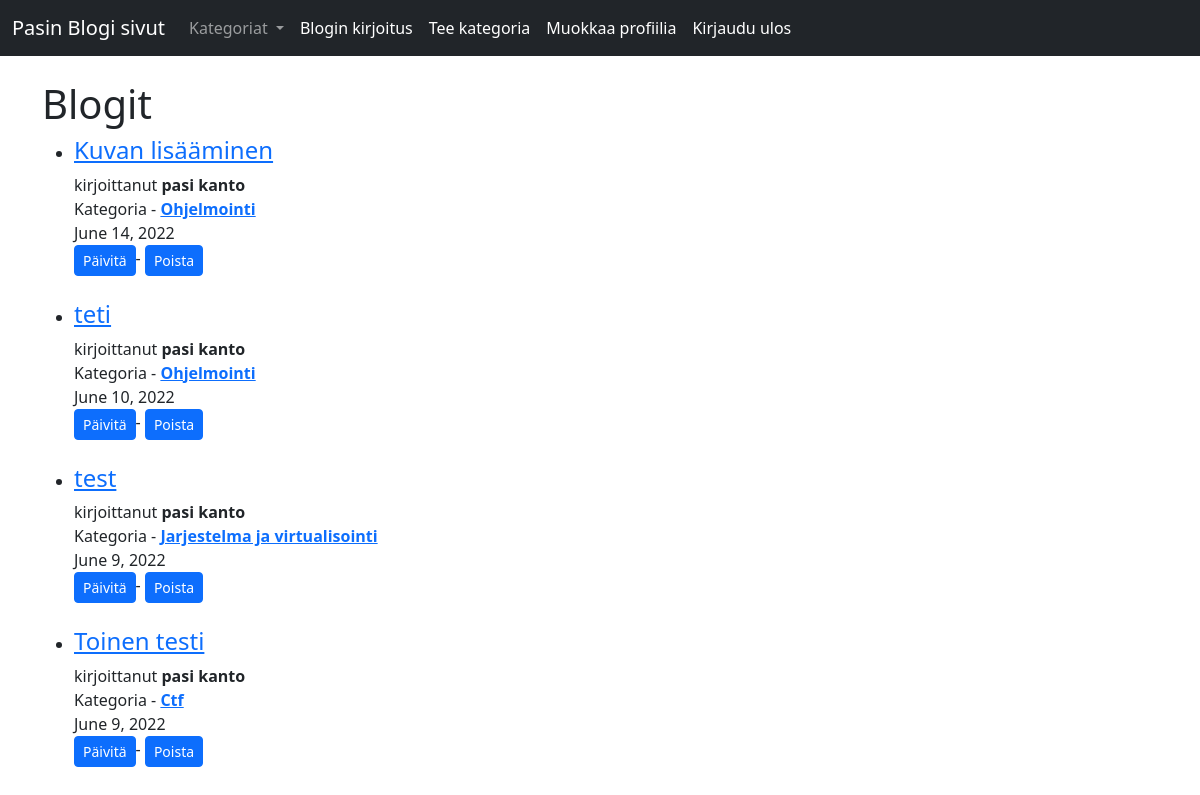
The app's page / (signed in) with its own data.
### blogi/models.py (models this page shows, shortened)
class Post(models.Model):
  title = models.CharField(max_length = 255)
  author = models.ForeignKey(User, on_delete= models.CASCADE)
  kategoria = models.CharField(max_length = 255, default = 'ei kategoriaa')
  body = RichTextField(blank = True, null = True)
  kuvan_malli = models.ImageField(null=True, blank=True, upload_to ='images/')#kuvan lisäys malli blogin teko sivulle
  julkaisu = models.DateField(auto_now_add= True)
  likes = models.ManyToManyField(User, related_name='blogi_posts')

### blogi/views.py (the view)
# urls.py: path('', HomeView.as_view(), name= 'home'),
class HomeView(ListView):
  model = Post
  template_name = 'home.html'
  kats = Kategoria.objects.all()
  ordering = ['-julkaisu']
  def get_context_data(self, *args, **kwargs):
    kat_lista = Kategoria.objects.all()
    context = super(HomeView, self).get_context_data(*args, **kwargs)
    context["kat_lista"] = kat_lista
    return context

### blogi/models.py (called while the page is built)
  def __str__(self):
    return self.nimi

### blogi/templates/home.html
{%extends 'base.html'%}
{% block content%}
<br/>
<h1>Blogit</h1>
  <ul>
  {% for post in object_list %}
    <li><h4><a href="{%url 'artikkeli' post.pk%}">{{post.title}}</a></h4>kirjoittanut
    <strong>{{post.author.first_name}} {{post.author.last_name}}</strong><br/>
    Kategoria - <a href="{% url 'kategori' post.kategoria|slugify %}"><strong>{{post.kategoria}}</strong></a><br/>
    {{post.julkaisu}}<br/>
    {% if user.is_authenticated %}
    {% if user.id == post.author.id %}
    <small> <a href="{% url 'paivita' post.pk%}" class="btn btn-primary btn-sm" >Päivitä</a></small>-
    <small> <a href="{% url 'poista' post.pk%}" class="btn btn-primary btn-sm" >Poista</a></small>  <br/>
    <br/>
    </li>
    {%endif%}
    {%endif%}
  {% endfor%}
</ul>
{%endblock%}

### records on screen
Post: title "Kuvan lisääminen", author.first_name "pasi", author.last_name "kanto", kategoria "Ohjelmointi", julkaisu "June 14, 2022", shows "Päivitä"
Post: title "teti", author.first_name "pasi", author.last_name "kanto", kategoria "Ohjelmointi", julkaisu "June 10, 2022", shows "Päivitä"
Post: title "test", author.first_name "pasi", author.last_name "kanto", kategoria "Jarjestelma ja virtualisointi", julkaisu "June 9, 2022", shows "Päivitä"
Post: title "Toinen testi", author.first_name "pasi", author.last_name "kanto", kategoria "Ctf", julkaisu "June 9, 2022", shows "Päivitä"
